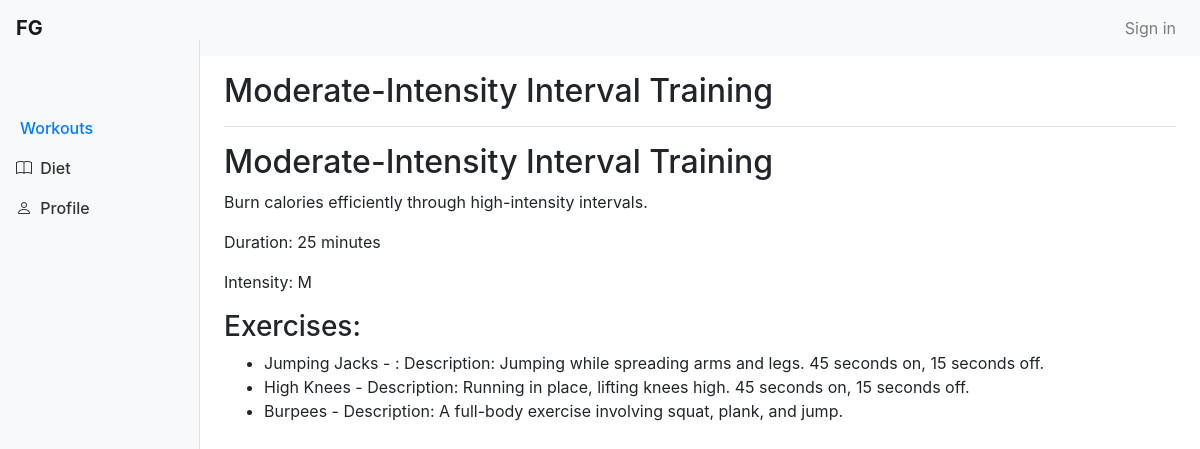
Page /workout/4 on the committed database.
### workouts/models.py (models this page shows, shortened)
class Workout(models.Model):
    name = models.CharField(max_length=40)
    description = models.TextField()
    duration = models.PositiveIntegerField()
    duration_unit = models.CharField(
        max_length=10,
        choices=[
            ('seconds', 'Seconds'),
            ('minutes', 'Minutes'),
            ('hours', 'Hours'),
        ],
        default='minutes'
    )
    exercises = models.ManyToManyField('Exercise', related_name='workouts')
    completed = models.BooleanField(default=False)
    FITNESS_GOALS_CHOICES = [
        ('SF', 'Stay Fit'),
        ('LW', 'Lose Weight'),
        ('BM', 'Build Muscle'),
        ('KF', 'Keep Fit'),
        ('IE', 'Improve Endurance'),
    ]
    fitness_goal = models.CharField(
        max_length=20,
        choices=FITNESS_GOALS_CHOICES,
        default='SF'
    )
    INTENSITY_LEVELS = [
        ('L', 'low'),
        ('M', 'moderate'),
        ('V', 'vigorous')
    ]
    intensity = models.CharField(
        max_length=20,
        choices=INTENSITY_LEVELS,
        default='M'
    )
    created_at = models.DateTimeField(auto_now_add=True)

class Exercise(models.Model):
    name = models.CharField(max_length=40)
    description = models.TextField()
    weight = models.DecimalField(max_digits=999, decimal_places=1, null=True, blank=True)
    equipment_required = models.CharField(max_length=50, null=True, blank=True, default='None')
    DIFFICULTY_LEVELS = [
        ('VH', 'Very Hard'),
        ('H', 'Hard'),
        ('M', 'Moderate'),
        ('E', 'Easy')
    ]
    difficulty_level = models.CharField(
        max_length=20,
        choices=DIFFICULTY_LEVELS,
        default='M'
    )
    repetitions = models.PositiveIntegerField(null=True, blank=True)
    sets = models.PositiveIntegerField(null=True, blank=True)

### workouts/views.py (the view)
# urls.py: path('workout/<int:workout_id>', workout, name='workout'),
def workout(request, workout_id):
    workout_id = get_object_or_404(Workout, id=workout_id)
    return render(request, 'workout.html', {'workout_id':workout_id})

### templates/workout.html
{% extends 'dashboard_base.html' %}
{% block page_title %}{{workout_id.name}}{% endblock %}
{% block content %}
  <h2>{{ workout_id.name }}</h2>
  <p>{{ workout_id.description }}</p>
  <p>Duration: {{ workout_id.duration }} {{ workout_id.duration_unit }}</p>
  <p>Intensity: {{ workout_id.intensity }}</p>
  <h3>Exercises:</h3>
  <ul>
    {% for exercise in workout_id.exercises.all %}
        <li>{{ exercise.name }} - {{ exercise.description }}</li>
    {% endfor %}
</ul>
{% endblock %}

### templates/dashboard_base.html (style rules this page uses)
body { padding-top: 0px; }

### rows in the picture
Workout: name "Moderate-Intensity Interval Training", description "Burn calories efficiently through high-intensity intervals.", duration "25", duration_unit "minutes", intensity "M"
Exercise: name "Jumping Jacks", description ": Description: Jumping while spreading arms and legs. 45 seconds on, 15 seconds off."
Exercise: name "High Knees", description "Description: Running in place, lifting knees high. 45 seconds on, 15 seconds off."
Exercise: name "Burpees", description "Description: A full-body exercise involving squat, plank, and jump."
